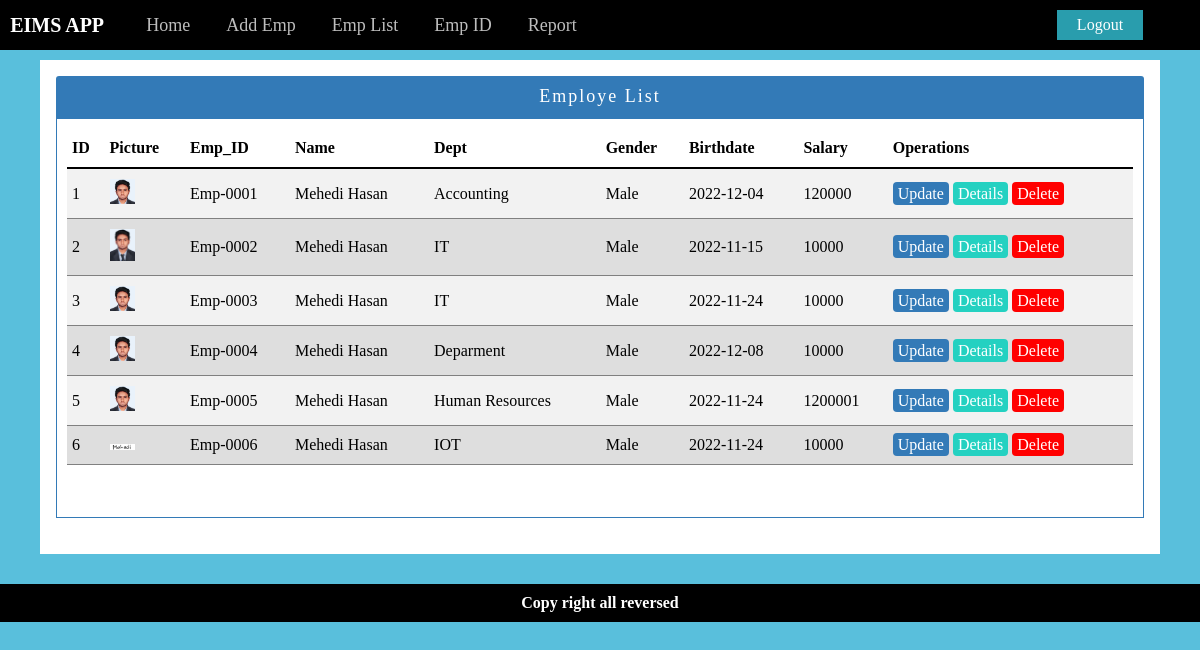
Before: /employeelist.php (signed in) with the older database file.
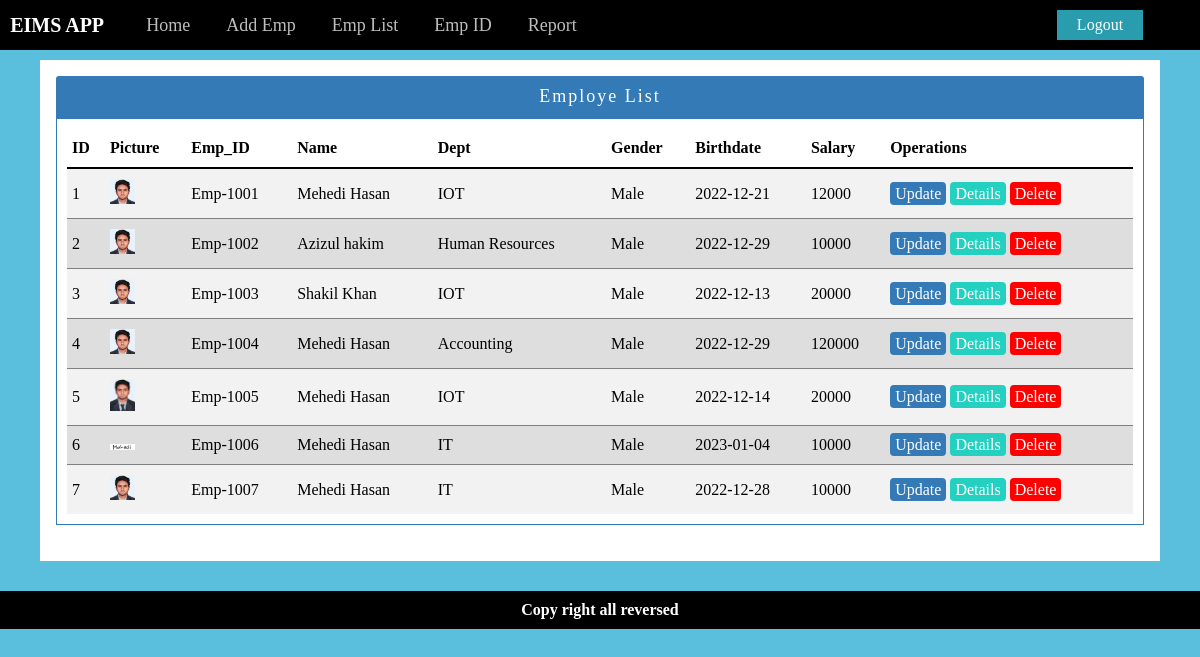
After: the same page with the newer database file.
### tables this page shows
CREATE TABLE `employeinfo` (
  `id` int(11) NOT NULL,
  `employeid` varchar(30) NOT NULL,
  `name` varchar(30) NOT NULL,
  `fathername` varchar(30) NOT NULL,
  `mothername` varchar(30) NOT NULL,
  `phone` varchar(30) NOT NULL,
  `email` varchar(50) NOT NULL,
  `gender` varchar(30) NOT NULL,
  `address` varchar(50) NOT NULL,
  `birthdate` varchar(50) NOT NULL,
  `department` varchar(50) NOT NULL,
  `salary` varchar(50) NOT NULL,
  `designation` varchar(50) NOT NULL,
  `bloodgroup` varchar(30) NOT NULL,
  `image` varchar(200) NOT NULL,
  `barcode` varchar(300) NOT NULL
);

### employeelist.php (the view, shortened to what this page needs)
<?php include 'inc/dbAndSession.php'; ?>
<?php include 'inc/header.php'; ?>
<link rel="stylesheet" type="text/css" href="css/form.css">
	<div class="container">
		<section id="body-section-main">
			<div class="row">
				<div class="col-md-12">
					<div class="body-section">
						<div class="myfrom">
							<div class="panel">
								<div class="panel-header">Employe List</div>
								<div class="panel-body">
									<table class="table table-hover">
						                <thead>
						                    <tr>
					                          <th>ID</th>
					                          <th>Picture</th>
					                          <th>Emp_ID</th>
					                          <th>Name</th>
					                          <th>Dept</th>
					                          <th>Gender</th>
					                          <th>Birthdate</th>
					                          <th>Salary</th>
					                          <th>Operations</th>
				                        	</tr>
						                </thead>
						                <tbody>
						                	<?php
					                          $sql  = "SELECT * from employeinfo";
					                            $i = 0;
					                            $result = mysqli_query($cn, $sql);
					                              while ($row = mysqli_fetch_array($result)) {
					                              $i++;
					                          ?>
					                       <tr>
					                          <td ><?php echo $i ?></td>
					                          <td ><img style="width: 25px;" src="images/<?php echo $row['image']; ?>"></td>
					                          <td ><?php echo $row['employeid']; ?></td>
					                          <td ><?php echo $row['name']; ?></td>
					                          <td ><?php echo $row['department']; ?></td>
					                          <td ><?php echo $row['gender']; ?></td>
					                          <td ><?php echo $row['birthdate']; ?></td>
					                          <td ><?php echo $row['salary']; ?></td>
					                          <td>
					                          	<a id="edit_btn" href="employeupdate.php?edit=<?php echo $row['id']; ?>">Update</a>
					                          	<a id="details_btn" href="details.php?details=<?php echo $row['id']; ?>">Details</a>
					                          	<a id="delete_btn" href="employeelist.php?del=<?php echo $row['id']; ?>">Delete</a>
					                          </td>
					                          <?php } ?>
						                    </tr>
						                </tbody>
						            </table>
								</div>
							</div>
						</div>
					</div>
				</div>
			</div>
		</section>
	</div>
<?php include 'inc/footer.php'; ?>

### inc/header.php (shortened to what this page needs)
<!DOCTYPE html>
<html>
<head>
</head>
<link rel="stylesheet" type="text/css" href="css/style.css">
<body>
	<section>
			<div  class="row">
				<div class="menu">
					<div class="col-md-1">
					<div class="logo">
						<div class="logo-box">
							EIMS APP
						</div>
					</div>
				</div>
				<div class="col-md-9">
					<div class="menu-text">
						<nav>
							<ul>
								<li><a href="index.php">Home</a></li>
								<li><a href="employeeEntry.php">Add Emp</a></li>
								<li><a href="employeelist.php">Emp List</a></li>
								<li><a href="employeIdcard.php">Emp ID</a></li>
								<li><a href="employeReport.php">Report</a></li>
							</ul>
						</nav>
					</div>
				</div>
				<div class="col-md-2">
					<div class="login">
						<a href="?out=<?php echo $_SESSION['username']; ?>">Logout</a>
					</div>
				</div>
				</div>
			</div>
		</section>

### inc/footer.php
	<section>
		<div class="row">
			<footer>
				<div class="col-md-12">
					<div class="footer-section">
						<h4>Copy right all reversed</h4>
					</div>
				</div>
			</footer>
		</div>
	</section>
</body>
</html>

### css/style.css (style rules this page uses)
body { background: #59BFDC !important; }
* { box-sizing: border-box; margin: 0px; }
.container { max-width: 1140px; margin: 0 auto; }
.row { width: 100%; }
.col-md-1 { width: 8.33%; }
.col-md-2 { width: 16.64%; }
.col-md-9 { width: 75%; }
.col-md-12 { width: 100%; }
[class*="col-md-"] { float: left; padding: 10px; }
.row::after { content: ''; clear: both; display: table; }
.logo-box { width: 100px; color: white; font-weight: bolder; font-size: 20px; }
.menu { background-color: black; overflow: hidden; display: flex; justify-content: center; align-items: center; }
.menu-text ul { margin: 0px; padding: 0px; padding-left: 20px !important; }
.menu-text nav ul li { display: inline; list-style: none; margin: 0px; }
.menu-text nav ul li a { color: #ffffffbd; text-decoration: none; padding: 16px; transition: .7s; font-size: 18px; }
.login { display: flex; justify-content: center; align-items: center; }
.login a { color: white; text-decoration: none; background-color: #299dad; padding: 6px 20px; transition: .5s; }
#body-section-main { min-height: 500px; }
footer { background-color: black; overflow: hidden; color: white; display: flex; justify-content: center; align-items: center; }
footer h4 { text-align: center; margin: 0px; }
.table.table-hover { width: 100% !important; text-align: left; }
thead { border-bottom: 2px solid #000; }
table { caption-side: bottom; border-collapse: collapse; }
th { padding: 10px 5px; background: white; }
td { padding: 10px 5px; }
table tr:nth-child(even) { background-color: #00000021;border-top: 1px solid gray;border-bottom: 1px solid gray }
table tr:nth-child(odd) { background-color: #f2f2f2; }
#delete_btn { background: red; padding: 3px 5px; border-radius: 4px; text-decoration: none; color: white; transition: .5s; }
#details_btn { background: #24d1c1; padding: 3px 5px; border-radius: 4px; text-decoration: none; color: white; transition: .5s; }
#edit_btn { background: #337ab7; padding: 3px 5px; border-radius: 4px; text-decoration: none; color: white; transition: .5s; }

### css/form.css (style rules this page uses)
.myfrom { background: white; width: 100%; padding: 15px; margin-bottom: 20px; }
.panel { margin-bottom: 20px; background-color: #fff; border: 1px solid transparent; border-radius: 4px; }
.panel-header { color: #fff; background-color: #337ab7; border-color: #337ab7; padding: 10px 15px; border-bottom: 1px solid transparent; border-top-left-radius: 3px; border-top-right-radius: 3px; text-align: center; font-size: 18px; letter-spacing: 2px; }
.panel-body { border: 1px solid #337ab7; padding: 10px; min-height: 400px; }

Changed rows visible on the page:
removed employeinfo: image (picture), employeid "Emp-0001", name "Mehedi Hasan", department "Accounting", gender "Male", birthdate "2022-12-04", salary "120000"
removed employeinfo: image (picture), employeid "Emp-0002", name "Mehedi Hasan", department "IT", gender "Male", birthdate "2022-11-15", salary "10000"
removed employeinfo: image (picture), employeid "Emp-0003", name "Mehedi Hasan", department "IT", gender "Male", birthdate "2022-11-24", salary "10000"
removed employeinfo: image (picture), employeid "Emp-0004", name "Mehedi Hasan", department "Deparment", gender "Male", birthdate "2022-12-08", salary "10000"
removed employeinfo: image (picture), employeid "Emp-0005", name "Mehedi Hasan", department "Human Resources", gender "Male", birthdate "2022-11-24", salary "1200001"
removed employeinfo: image (picture), employeid "Emp-0006", name "Mehedi Hasan", department "IOT", gender "Male", birthdate "2022-11-24", salary "10000"
added employeinfo: image (picture), employeid "Emp-1001", name "Mehedi Hasan", department "IOT", gender "Male", birthdate "2022-12-21", salary "12000"
added employeinfo: image (picture), employeid "Emp-1002", name "Azizul hakim", department "Human Resources", gender "Male", birthdate "2022-12-29", salary "10000"
added employeinfo: image (picture), employeid "Emp-1003", name "Shakil Khan", department "IOT", gender "Male", birthdate "2022-12-13", salary "20000"
added employeinfo: image (picture), employeid "Emp-1004", name "Mehedi Hasan", department "Accounting", gender "Male", birthdate "2022-12-29", salary "120000"
added employeinfo: image (picture), employeid "Emp-1005", name "Mehedi Hasan", department "IOT", gender "Male", birthdate "2022-12-14", salary "20000"
added employeinfo: image (picture), employeid "Emp-1006", name "Mehedi Hasan", department "IT", gender "Male", birthdate "2023-01-04", salary "10000"
added employeinfo: image (picture), employeid "Emp-1007", name "Mehedi Hasan", department "IT", gender "Male", birthdate "2022-12-28", salary "10000"
